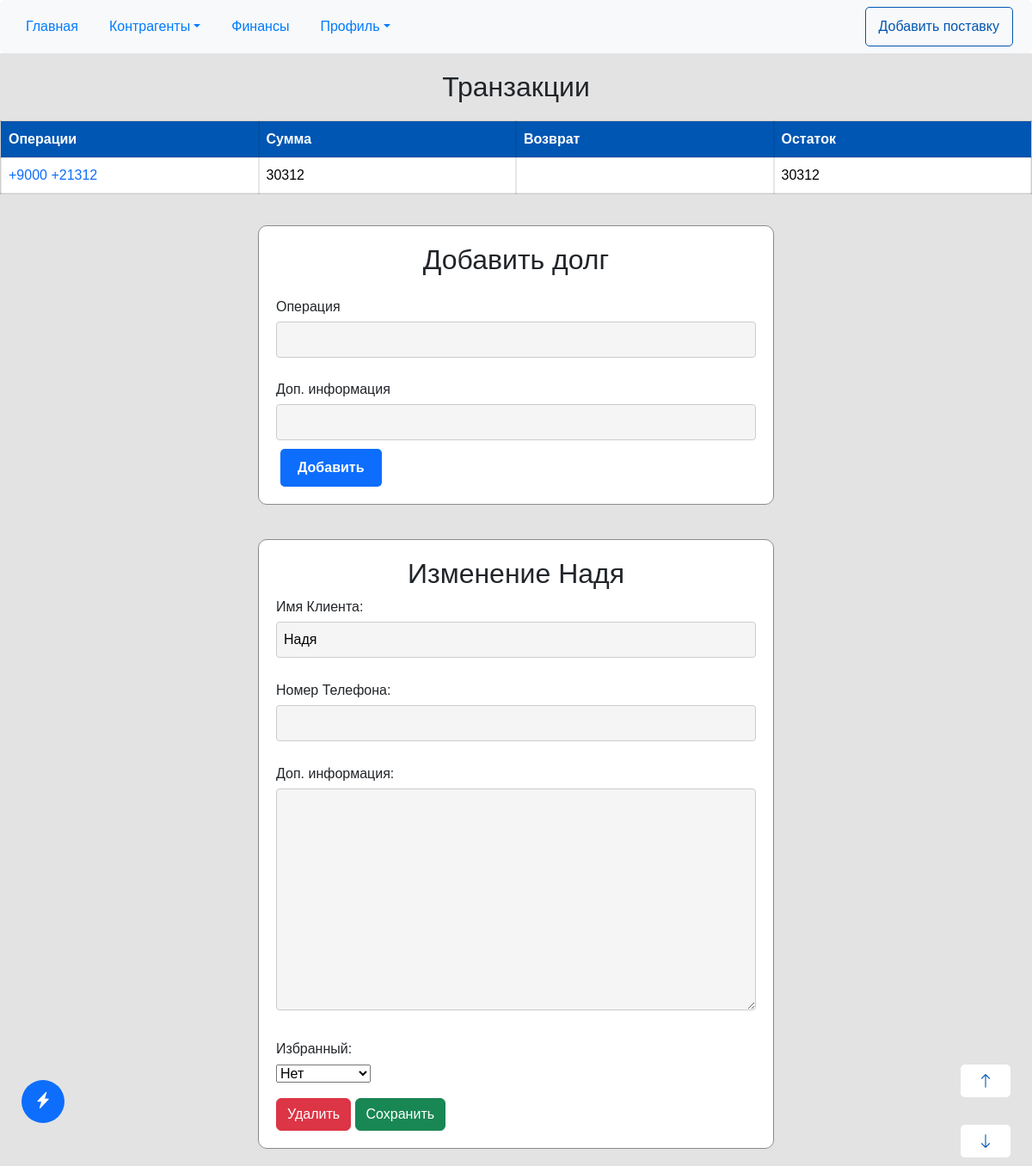
The app's page /clients-list/client/edit/17/ (signed in) with its own data.
### sManager/models.py (models this page shows, shortened)
class Debt(models.Model):
    client = models.ForeignKey(Client, on_delete=models.CASCADE)
    content = models.CharField('Операция', max_length=10)
    description = models.TextField('Доп. информация', blank=True, null=True, default='')
    date = models.DateTimeField(auto_now_add=True)
    creator = models.ForeignKey(User, on_delete=models.CASCADE)
    class Meta:
        verbose_name = 'Долг'
        verbose_name_plural = 'Долги'

class Client(models.Model):
    name = models.CharField('Имя Клиента',max_length=20)
    phone_number = models.CharField('Номер Телефона',max_length=20, blank=True, null=True)
    about = models.TextField('Доп. информация',blank=True, null=True)
    creator = models.ForeignKey(User, on_delete=models.CASCADE)
    last_modified = models.DateTimeField(auto_now=True)
    is_chosen = models.BooleanField('Избранный',blank=True, null=True, default=False)
    def __str__(self) -> str:
         return self.name
    class Meta:
        verbose_name = 'Клиент'
        verbose_name_plural = 'Клиенты'

### sManager/views.py (the view, shortened to what this page needs)
# urls.py: path('clients-list/client/edit/<int:id>/', views.ClientEditView.as_view(), name='client-edit'),
class ClientEditView(UpdateView):
    model = Client
    form_class = ClientForm
    template_name = 'sManager/client/client.html'
    context_object_name = 'client'
    pk_url_kwarg = 'id'
    success_url = reverse_lazy('sManager:clients-list')
    def get_context_data(self, **kwargs):
        context = super().get_context_data(**kwargs)
        user = self.request.user
        client_id = self.object.id
        debts = Debt.objects.filter(creator=user, client_id=client_id)
        array = [{'content': obj.content, 'date': obj.date, 'id': obj.id} for obj in debts]
        transactions = []
        current_operations = []
        current_refund = []
        current_balance = 0
        for item in array:
            value = item['content']
            number = int(value)
            if number >= 0:
                current_operations.append(item)
            else:
                current_refund.append(item)
            current_balance += number
            if number < 0 or item == array[-1]:
                transactions.append({
                    'operations': current_operations.copy(),
                    'sum': eval(''.join([op['content'] for op in current_operations])),
                    'refund': current_refund.copy(),
                    'balance': current_balance
                })
                current_operations = [{'content': str(current_balance), 'date': item['date'], 'id': item['id']}] if number < 0 else []
                current_refund = []
        json_data = Client.objects.filter(
            creator=self.request.user).values('id', 'name')
        context['all_clients'] = list(json_data)
        context['transactions'] = transactions
        context['client'] = Client.objects.filter(creator = self.request.user, id = self.object.id).first()
        return context

### sManager/forms.py
class ClientForm(forms.ModelForm):
    class Meta:
        model = Client
        fields = ['name', 'phone_number', 'about', 'is_chosen']
        widgets = {
            'name':forms.TextInput(attrs={'required':True})
        }

### sManager/templates/sManager/client/client.html (shortened to what this page needs)
{% extends 'general/base.html' %}
{% load static %}
{% block content %}
<h2 style="margin: 20px auto; ">Транзакции</h2>
<table class="table table-hover date_group show_group">
    <tr>
        <th>Операции</th>
        <th>Сумма</th>
        <th>Возврат</th>
        <th>Остаток</th>
    </tr>
    {% for transaction in transactions %}
    <tr>
        <td>
            {% for op in transaction.operations %}
                <a href="{% url 'sManager:debt-edit' op.id %}" style="text-decoration: none;" title="{{ op.date|date:'d-m-Y H:i:s' }}">
                    {{ op.content }}
                </a>
            {% endfor %}
        </td>
        <td>{{ transaction.sum }}</td>
        <td>
        </td>
        <td>{{ transaction.balance }}</td>
    </tr>
    {% empty %}
<td colspan="4" style="text-align: center; font-size: large; font-weight: bold;">Записей пока нет</td>
{% endfor %}
</table>
<form method="post" autocomplete="off" action="{% url 'sManager:debt-add-from-client' %}">
    <div style="width: 100%; display: flex; gap: 15px; align-items: center; justify-content: center; flex-direction: column; height: auto;">
        <h2 >Добавить долг </h2>
        <div style="width: 100%;">
            <label for="content">Операция</label>
        <input type="text" class="moneyInput" name="content" id="content" required oninput="check_length('.create_debt_btn', this.value)">
        </div>
        <div style="width: 100%;">
            <label for="description">Доп. информация</label>
        <input type="text" class="" name="description" id="description">
        </div>
    </div>
    <button type="submit" class="btn btn-primary create_debt_btn">Добавить</button>
    </form>
<form method="post" autocomplete="off" class="updateClientForm">
    <div style="width: 100%; display: flex; gap: 15px; align-items: center; justify-content: center; height: auto;">
        <h2 >Изменение {{client}}</h2>
    </div>
    {{ form.as_p }}
    <a href="{% url 'sManager:client-delete' client.id%}" class="btn btn-danger">Удалить</a>
    <button type="submit" class="btn btn-success updateClient">Сохранить</button>
</form>
{% endblock content %}
{% block externals %}
<link rel="stylesheet" href="{% static 'css/sManager/create-supplier.css'%}">
{% endblock externals %}

### sManager/static/css/general/base.css (style rules this page uses)
* { font-family: Arial, Helvetica, sans-serif; margin: 0; padding: 0; box-sizing: border-box; }
button:not(.phone_form button, .btn.btn-success) { padding: 10px 20px; margin: 0 5px; border: none; border-radius: 5px; cursor: pointer; font-weight: bold; transition: background-color 0.3s, color 0.3s; }
body { overflow-x: hidden; background-color: #f5f5f5; height: auto; min-width: 100vw; }
table { font-family: Arial, sans-serif; border-collapse: collapse; width: 100%; table-layout: fixed; padding: 20px; }
td, th { text-align: left; padding: 8px; border: 2px solid #12121219 !important; }
th { width: 10%; background-color: #0056b3 !important; color: #fff !important; }
tr { width: 100vw; background-color: #fff; }
tr:nth-child(even) { background-color: #f2f2f2; }

### sManager/static/css/sManager/create-supplier.css (style rules this page uses)
form { width: 50%; margin: 20px auto !important; padding: 20px; margin: auto; background-color: #fff; border-radius: 10px; border: 1.5px solid #8f8a8a; }
form label { display: block; margin-bottom: 5px; }
form input, form textarea { width: 100%; padding: 8px; margin-bottom: 10px; background-color: #f5f5f5; border: 1px solid #ccc; border-radius: 4px; }
form button { background-color: #007bff; color: #fff; padding: 10px 15px; border: none; border-radius: 4px; cursor: pointer; }

### sManager/static/css/general/base_mobile.css (style rules this page uses)
.container-custom>form:not(.sort_form) { width: 100% !important; margin-top: 20px; }
form { width: 100% !important; }
td,th { min-width: 250px !important; }
table { overflow-x: scroll !important; }

### sManager/templates/sManager/client/client.html (style rules this page uses)
form { overflow: hidden; padding-top: 12px; }

### records on screen
Debt: content "+9000"
Debt: content "+21312"
Client: name "Надя", is_chosen "Нет"

### other values on screen
{{ transaction.sum }} "30312"
{{ transaction.balance }} "30312"
